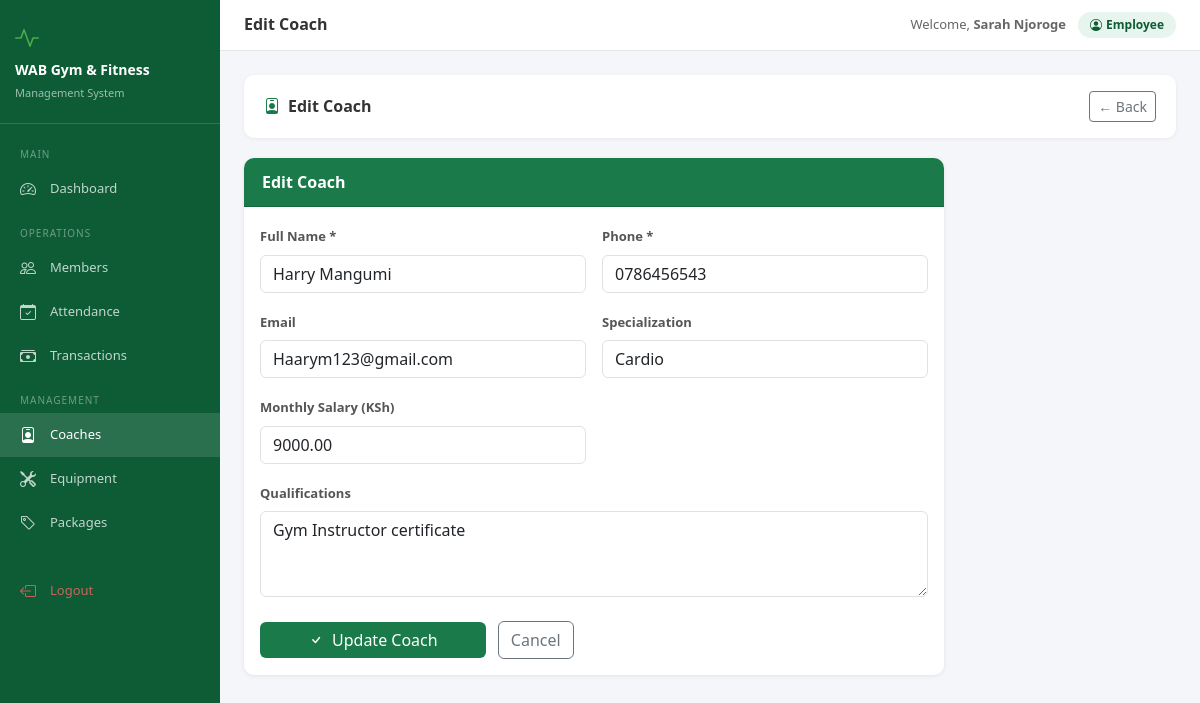
The page /coaches/2/edit/ (signed in) on the database its author committed.
### accounts/models.py (models this page shows, shortened)
class User(AbstractUser):
    ROLE_CHOICES = [
        ("admin", "Admin"),
        ("receptionist", "Receptionist"),
        ("accountant", "Accountant"),
        ("coach", "Coach"),
    ]
    role = models.CharField(
        max_length=20,
        choices=ROLE_CHOICES,
        default="receptionist",
    )
    phone = models.CharField(
        max_length=15,
        blank=True,
        null=True,
    )
    @property
    def is_admin(self):
        return self.role == "admin"

### coaches/models.py (models this page shows, shortened)
class Coach(models.Model):
    coach_id       = models.CharField(max_length=20, unique=True, blank=True)
    name           = models.CharField(max_length=100)
    phone          = models.CharField(max_length=15, unique=True)
    email          = models.EmailField(blank=True, null=True, unique=True)
    specialization = models.CharField(max_length=100, blank=True)
    qualifications = models.TextField(blank=True)
    salary         = models.DecimalField(max_digits=10, decimal_places=2, default=0)
    is_active      = models.BooleanField(default=True)
    created_at     = models.DateTimeField(auto_now_add=True)

### coaches/views.py (the view, shortened to what this page needs)
# urls.py: path('<int:pk>/edit/', views.coach_edit, name='coach_edit'),
@login_required
def coach_edit(request, pk):
    coach = get_object_or_404(Coach, pk=pk)
    return render(request, 'coaches/coach_form.html',
                  {'title': 'Edit Coach', 'coach': coach})

### coaches/templates/coaches/coach_form.html (shortened to what this page needs)
{% extends 'base.html' %}
{% block page_title %}{{ title }}{% endblock %}
{% block content %}
<div class="section-header">
  <h4><i class="bi bi-person-badge me-2" style="color:#1a7a4a"></i>{{ title }}</h4>
  <a href="{% url 'coach_list' %}" class="btn btn-outline-secondary btn-sm">← Back</a>
</div>
<div class="card" style="max-width:700px">
  <div class="card-header">{{ title }}</div>
  <div class="card-body">
    <form method="post">
      <div class="row g-3">
        <div class="col-md-6">
          <label class="form-label">Full Name *</label>
          <input type="text" name="name" class="form-control" value="{{ coach.name|default:'' }}" required>
        </div>
        <div class="col-md-6">
          <label class="form-label">Phone *</label>
          <input type="text" name="phone" class="form-control" value="{{ coach.phone|default:'' }}" required>
        </div>
        <div class="col-md-6">
          <label class="form-label">Email</label>
          <input type="email" name="email" class="form-control" value="{{ coach.email|default:'' }}">
        </div>
        <div class="col-md-6">
          <label class="form-label">Specialization</label>
          <input type="text" name="specialization" class="form-control" value="{{ coach.specialization|default:'' }}" placeholder="e.g. Bodybuilding, Weight Loss">
        </div>
        <div class="col-md-6">
          <label class="form-label">Monthly Salary (KSh)</label>
          <input type="number" name="salary" class="form-control" value="{{ coach.salary|default:'0' }}" min="0">
        </div>
        <div class="col-12">
          <label class="form-label">Qualifications</label>
          <textarea name="qualifications" class="form-control" rows="3">{{ coach.qualifications|default:'' }}</textarea>
        </div>
      </div>
      <div class="mt-4">
        <button type="submit" class="btn btn-wab px-5">
          <i class="bi bi-check me-2"></i>{% if coach %}Update Coach{% else %}Register Coach{% endif %}
        </button>
        <a href="{% url 'coach_list' %}" class="btn btn-outline-secondary ms-2">Cancel</a>
      </div>
    </form>
  </div>
</div>
{% endblock %}

### templates/base.html (shortened to what this page needs)
<!DOCTYPE html>
<html lang="en">
<head>
<link href="https://cdn.jsdelivr.net/npm/bootstrap@5.3.0/dist/css/bootstrap.min.css" rel="stylesheet">
<link href="https://cdn.jsdelivr.net/npm/bootstrap-icons@1.11.0/font/bootstrap-icons.css" rel="stylesheet">
</head>
<body>
{% if user.is_authenticated %}
<div class="sidebar">
  <div class="brand">
    <div style="font-size:24px;color:#4caf50;margin-bottom:6px"><i class="bi bi-activity"></i></div>
    <h5>WAB Gym & Fitness</h5>
    <small>Management System</small>
  </div>
  <nav class="mt-2">
    <div class="nav-section">Main</div>
    <a href="{% url 'dashboard' %}" class="nav-link {% if request.resolver_match.url_name == 'dashboard' %}active{% endif %}">
      <i class="bi bi-speedometer2"></i> Dashboard
    </a>
    <div class="nav-section">Operations</div>
    <a href="{% url 'member_list' %}" class="nav-link {% if 'member' in request.resolver_match.url_name %}active{% endif %}">
      <i class="bi bi-people"></i> Members
    </a>
    <a href="{% url 'attendance_list' %}" class="nav-link {% if 'attendance' in request.resolver_match.url_name %}active{% endif %}">
      <i class="bi bi-calendar-check"></i> Attendance
    </a>
    <a href="{% url 'payment_list' %}" class="nav-link {% if 'payment' in request.resolver_match.url_name %}active{% endif %}">
      <i class="bi bi-cash-stack"></i> Transactions
    </a>
    <div class="nav-section">Management</div>
    <a href="{% url 'coach_list' %}" class="nav-link {% if 'coach' in request.resolver_match.url_name %}active{% endif %}">
      <i class="bi bi-person-badge"></i> Coaches
    </a>
    <a href="{% url 'equipment_list' %}" class="nav-link {% if 'equipment' in request.resolver_match.url_name %}active{% endif %}">
      <i class="bi bi-tools"></i> Equipment
    </a>
    <a href="{% url 'package_list' %}" class="nav-link {% if 'package' in request.resolver_match.url_name %}active{% endif %}">
      <i class="bi bi-tag"></i> Packages
    </a>
    <div class="mt-4 mb-2">
    <a href="{% url 'logout' %}" class="nav-link" style="color:rgba(255,100,100,.8)">
      <i class="bi bi-box-arrow-left"></i> Logout
    </a>
    </div>
  </nav>
</div>
<div class="main-content">
  <div class="topbar">
    <h6 class="page-title">{% block page_title %}WAB Gym{% endblock %}</h6>
    <div class="user-info">
      <span style="font-size:13px;color:#666">Welcome, <strong>{{ user.get_full_name|default:user.username }}</strong></span>
      <span class="user-badge"><i class="bi bi-person-circle me-1"></i>{{ user.role|title }}</span>
    </div>
  </div>
  <div class="content-area">
    {% block content %}{% endblock %}
  </div>
</div>
{% else %}
{% block auth_content %}{% endblock %}
{% endif %}
</body>
</html>

### templates/base.html (style rules this page uses)
:root { --wab-green:#1a7a4a;--wab-dark:#0d5c36;--wab-light:#e8f5ee;--sidebar-w:220px }
body { background:#f4f6f9;font-family:'Segoe UI',sans-serif }
.sidebar { position:fixed;top:0;left:0;height:100vh;width:var(--sidebar-w);background:var(--wab-dark);z-index:1000;overflow-y:auto;transition:.3s }
.sidebar .brand { padding:20px 15px;border-bottom:1px solid rgba(255,255,255,.15) }
.sidebar .brand h5 { color:#fff;margin:0;font-size:14px;font-weight:700 }
.sidebar .brand small { color:rgba(255,255,255,.6);font-size:11px }
.sidebar .nav-link { color:rgba(255,255,255,.75);padding:10px 20px;font-size:13px;display:flex;align-items:center;gap:10px;border-radius:0;transition:.2s }
.sidebar .nav-link:hover,.sidebar .nav-link.active { color:#fff;background:rgba(255,255,255,.12) }
.sidebar .nav-link i { font-size:16px;width:20px }
.sidebar .nav-section { color:rgba(255,255,255,.4);font-size:10px;text-transform:uppercase;letter-spacing:1px;padding:15px 20px 5px }
.main-content { margin-left:var(--sidebar-w);min-height:100vh }
.topbar { background:#fff;border-bottom:1px solid #e5e5e5;padding:12px 24px;display:flex;align-items:center;justify-content:space-between;position:sticky;top:0;z-index:999 }
.topbar .page-title { font-size:16px;font-weight:600;color:#333;margin:0 }
.topbar .user-info { display:flex;align-items:center;gap:12px }
.topbar .user-badge { background:var(--wab-light);color:var(--wab-dark);padding:4px 12px;border-radius:20px;font-size:12px;font-weight:600 }
.content-area { padding:24px }
.card { border:none;border-radius:10px;box-shadow:0 1px 4px rgba(0,0,0,.08) }
.card-header { background:var(--wab-green);color:#fff;border-radius:10px 10px 0 0!important;font-weight:600;padding:12px 18px }
.btn-wab { background:var(--wab-green);color:#fff;border:none }
.form-label { font-size:13px;font-weight:600;color:#555 }
.section-header { background:#fff;border-radius:10px;padding:16px 20px;margin-bottom:20px;box-shadow:0 1px 4px rgba(0,0,0,.06);display:flex;align-items:center;justify-content:space-between }
.section-header h4 { margin:0;font-size:16px;font-weight:700;color:#333 }

### rows shown on the page
User: get_full_name "Sarah Njoroge", role "Employee"
Coach: name "Harry Mangumi", phone "0786456543", email "Haarym123@gmail.com", specialization "Cardio", salary "9000.00", qualifications "Gym Instructor certificate"

### other values the page prints
{{ title }} "Edit Coach"
